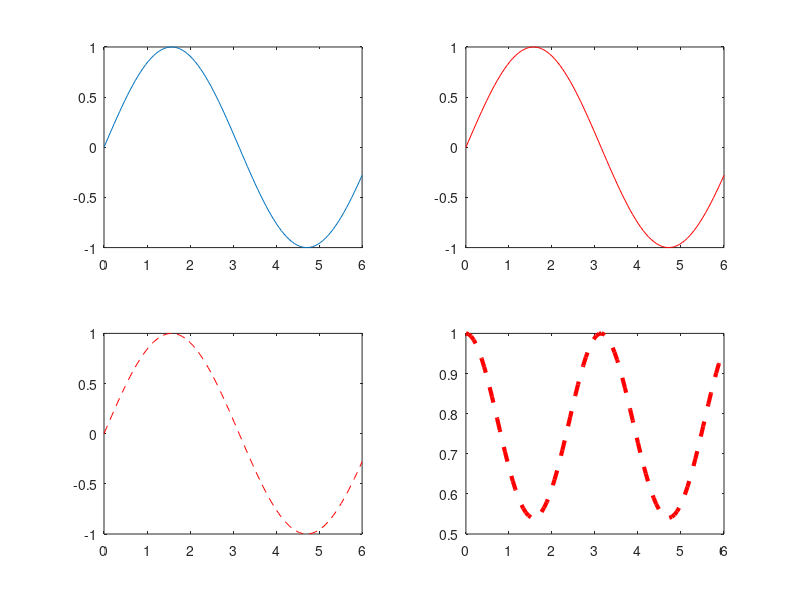

Source code (MATLAB):
a = linspace(0,6);
b = sin(a);
subplot(2,2,1);
plot(a,b);
h = figure(1);
subplot(2,2,2);
plot(a,b,'r-');
subplot(2,2,3);
plot(a,b,'r--');
c = cos(b);
subplot(2,2,4);
plot(a,c,'r--','LineWidth',3);
% hold on;
% plot(a,b,'r--');
% hold on;